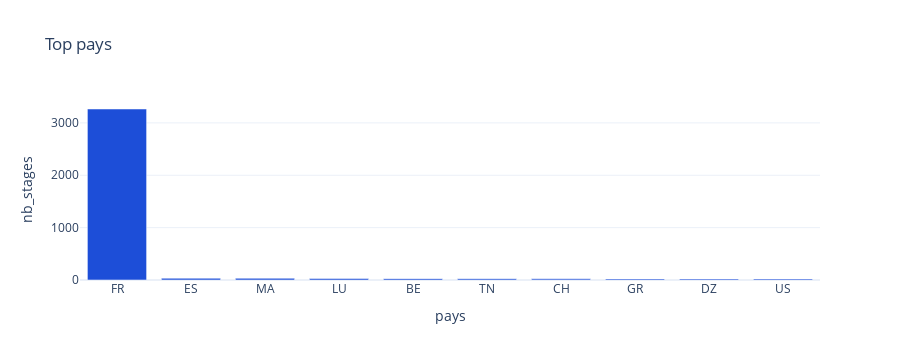

Notebook cell for this chart:
### Code cell
if "mart_geo" in tables and latest_year is not None:
    df_geo = show_df(
        "SELECT pays, nb_stages FROM mart_geo WHERE annee = ? "
        "ORDER BY nb_stages DESC LIMIT 10",
        [latest_year],
    )
elif "Pays" in cols or "pays" in cols:
    pays_col = "Pays" if "Pays" in cols else "pays"
    df_geo = show_df(
        f"SELECT {pays_col} AS pays, COUNT(*) AS nb_stages "
        "FROM stages_clean GROUP BY 1 ORDER BY nb_stages DESC LIMIT 10"
    )
else:
    df_geo = None

if df_geo is None or df_geo.empty:
    fig = empty_fig("Top pays", "Aucune donnee geographique disponible.")
else:
    title = f"Top pays (annee {latest_year})" if latest_year else "Top pays"
    fig = px.bar(df_geo, x="pays", y="nb_stages", title=title)
    fig.update_layout(height=360)
fig

### Figure 1 — Plotly figure (JSON) as saved in the notebook; plotly's stock layout.template omitted (floating-point values rounded to 4 significant figures)
{"data": [{"hovertemplate": "pays=%{x}<br>nb_stages=%{y}<extra></extra>", "legendgroup": "", "marker": {"color": "#1D4ED8", "pattern": {"shape": ""}}, "name": "", "orientation": "v", "showlegend": false, "textposition": "auto", "type": "bar", "x": ["FR", "ES", "MA", "LU", "BE", "TN", "CH", "GR", "DZ", "US"], "xaxis": "x", "y": [3265, 34, 33, 28, 26, 25, 23, 21, 20, 20], "yaxis": "y"}], "layout": {"barmode": "relative", "height": 360, "legend": {"tracegroupgap": 0}, "title": {"text": "Top pays"}, "xaxis": {"anchor": "y", "domain": [0, 1], "title": {"text": "pays"}}, "yaxis": {"anchor": "x", "domain": [0, 1], "title": {"text": "nb_stages"}}}}
